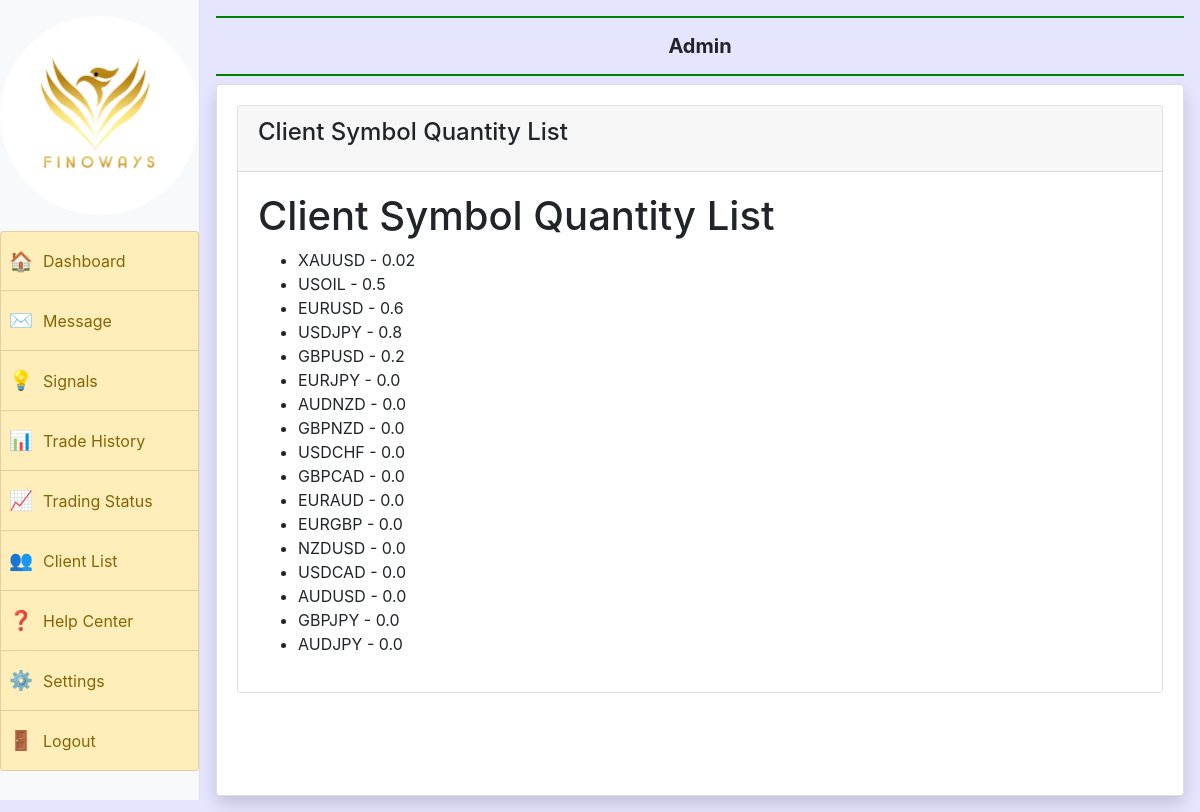
Before: /symbol_qty_list/ with the older database file.
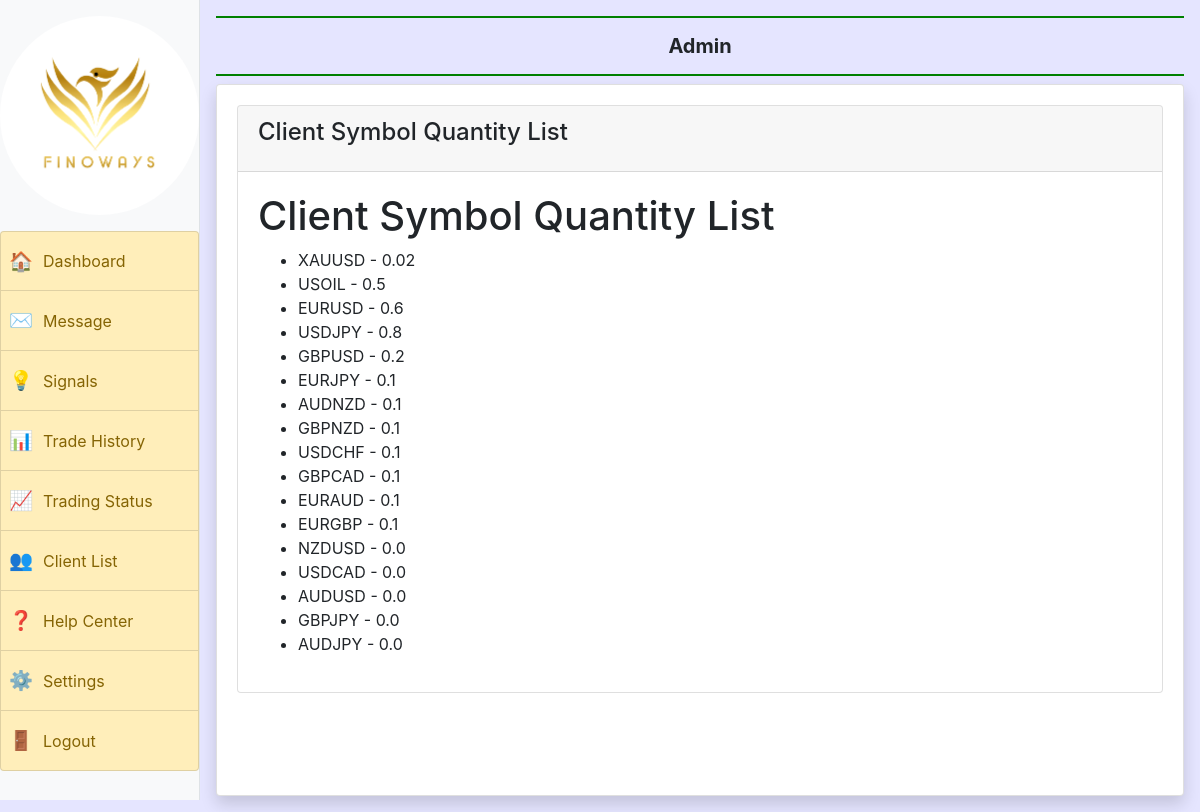
After: the same page with the newer database file.
### myapp/models.py (models this page shows)
class Client_SYMBOL_QTY(models.Model):
    client_id = models.CharField(max_length=50, blank=True, null=True)
    SYMBOL = models.CharField(max_length=50, blank=True, null=True)
    QUANTITY = models.FloatField(null=True, blank=True)
    trade = models.CharField(max_length=50, blank=True, null=True)
    created_at = models.DateTimeField(auto_now_add=True)

### myapp/views.py (the view)
# urls.py: path('symbol_qty_list/',views.client_symbol_qty_list, name='client_symbol_qty_list'),
def client_symbol_qty_list(request):
    client_symbol_qty = Client_SYMBOL_QTY.objects.all()
    return render(request, 'client_symbol_qty_list.html', {'client_symbol_qty': client_symbol_qty})

### myapp/templates/client_symbol_qty_list.html
{% extends 'admin_base.html' %}
{% block main %}
<div class="content">
    <div class="row">
      <div class="col-md-12">
        <div class="card">
          <div class="card-header">
            <h4 class="card-title">Client Symbol Quantity List</h4>
          </div>
          <div class="card-body">
            <div class="table-responsive table-container">
                <h1>Client Symbol Quantity List</h1>
                <ul>
                    {% for item in client_symbol_qty %}
                    <li>{{ item.SYMBOL }} - {{ item.QUANTITY }}</li>
                    {% endfor %}
                </ul>
            </div>
          </div>
        </div>
      </div>
    </div>
  </div>
{% endblock %}

Changed rows visible on the page:
changed Client_SYMBOL_QTY "EURJPY": QUANTITY "0.0" → "0.1"
changed Client_SYMBOL_QTY "AUDNZD": QUANTITY "0.0" → "0.1"
changed Client_SYMBOL_QTY "GBPNZD": QUANTITY "0.0" → "0.1"
changed Client_SYMBOL_QTY "USDCHF": QUANTITY "0.0" → "0.1"
changed Client_SYMBOL_QTY "GBPCAD": QUANTITY "0.0" → "0.1"
changed Client_SYMBOL_QTY "EURAUD": QUANTITY "0.0" → "0.1"
changed Client_SYMBOL_QTY "EURGBP": QUANTITY "0.0" → "0.1"
